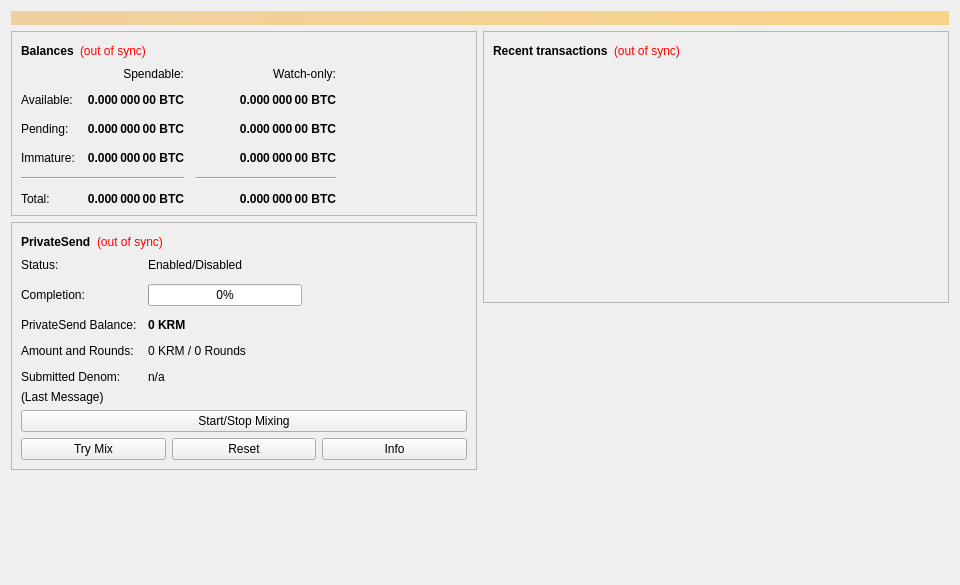
<?xml version="1.0" encoding="UTF-8"?>
<ui version="4.0">
 <class>OverviewPage</class>
 <widget class="QWidget" name="OverviewPage">
  <property name="geometry">
   <rect>
    <x>0</x>
    <y>0</y>
    <width>960</width>
    <height>585</height>
   </rect>
  </property>
  <property name="minimumSize">
   <size>
    <width>960</width>
    <height>0</height>
   </size>
  </property>
  <property name="windowTitle">
   <string>Form</string>
  </property>
  <layout class="QVBoxLayout" name="topLayout">
   <item>
    <widget class="QLabel" name="labelAlerts">
     <property name="visible">
      <bool>false</bool>
     </property>
     <property name="styleSheet">
      <string notr="true">background-color: qlineargradient(x1: 0, y1: 0, x2: 1, y2: 0, stop:0 #F0D0A0, stop:1 #F8D488); color:#000000;</string>
     </property>
     <property name="wordWrap">
      <bool>true</bool>
     </property>
     <property name="margin">
      <number>3</number>
     </property>
    </widget>
   </item>
   <item>
    <layout class="QHBoxLayout" name="horizontalLayout" stretch="1,1">
     <item>
      <layout class="QVBoxLayout" name="verticalLayout_2">
       <item>
        <widget class="QFrame" name="frame">
         <property name="frameShape">
          <enum>QFrame::StyledPanel</enum>
         </property>
         <property name="frameShadow">
          <enum>QFrame::Raised</enum>
         </property>
         <layout class="QVBoxLayout" name="verticalLayout_4">
          <item>
           <layout class="QHBoxLayout" name="horizontalLayout_4">
            <item>
             <widget class="QLabel" name="label_5">
              <property name="font">
               <font>
                <weight>75</weight>
                <bold>true</bold>
               </font>
              </property>
              <property name="text">
               <string>Balances</string>
              </property>
             </widget>
            </item>
            <item>
             <widget class="QLabel" name="labelWalletStatus">
              <property name="toolTip">
               <string>The displayed information may be out of date. Your wallet automatically synchronizes with the KickerRoom network after a connection is established, but this process has not completed yet.</string>
              </property>
              <property name="styleSheet">
               <string notr="true">QLabel { color: red; }</string>
              </property>
              <property name="text">
               <string notr="true">(out of sync)</string>
              </property>
              <property name="alignment">
               <set>Qt::AlignLeading|Qt::AlignLeft|Qt::AlignVCenter</set>
              </property>
             </widget>
            </item>
            <item>
             <spacer name="horizontalSpacer_3">
              <property name="orientation">
               <enum>Qt::Horizontal</enum>
              </property>
              <property name="sizeHint" stdset="0">
               <size>
                <width>40</width>
                <height>20</height>
               </size>
              </property>
             </spacer>
            </item>
           </layout>
          </item>
          <item>
           <layout class="QGridLayout" name="gridLayout">
            <property name="spacing">
             <number>12</number>
            </property>
            <item row="2" column="2">
             <widget class="QLabel" name="labelWatchPending">
              <property name="font">
               <font>
                <weight>75</weight>
                <bold>true</bold>
               </font>
              </property>
              <property name="cursor">
               <cursorShape>IBeamCursor</cursorShape>
              </property>
              <property name="toolTip">
               <string>Unconfirmed transactions to watch-only addresses</string>
              </property>
              <property name="text">
               <string notr="true">0.000 000 00 BTC</string>
              </property>
              <property name="alignment">
               <set>Qt::AlignRight|Qt::AlignTrailing|Qt::AlignVCenter</set>
              </property>
              <property name="textInteractionFlags">
               <set>Qt::LinksAccessibleByMouse|Qt::TextSelectableByKeyboard|Qt::TextSelectableByMouse</set>
              </property>
             </widget>
            </item>
            <item row="2" column="1">
             <widget class="QLabel" name="labelUnconfirmed">
              <property name="font">
               <font>
                <weight>75</weight>
                <bold>true</bold>
               </font>
              </property>
              <property name="cursor">
               <cursorShape>IBeamCursor</cursorShape>
              </property>
              <property name="toolTip">
               <string>Total of transactions that have yet to be confirmed, and do not yet count toward the spendable balance</string>
              </property>
              <property name="text">
               <string notr="true">0.000 000 00 BTC</string>
              </property>
              <property name="alignment">
               <set>Qt::AlignRight|Qt::AlignTrailing|Qt::AlignVCenter</set>
              </property>
              <property name="textInteractionFlags">
               <set>Qt::LinksAccessibleByMouse|Qt::TextSelectableByKeyboard|Qt::TextSelectableByMouse</set>
              </property>
             </widget>
            </item>
            <item row="3" column="2">
             <widget class="QLabel" name="labelWatchImmature">
              <property name="font">
               <font>
                <weight>75</weight>
                <bold>true</bold>
               </font>
              </property>
              <property name="cursor">
               <cursorShape>IBeamCursor</cursorShape>
              </property>
              <property name="toolTip">
               <string>Mined balance in watch-only addresses that has not yet matured</string>
              </property>
              <property name="text">
               <string notr="true">0.000 000 00 BTC</string>
              </property>
              <property name="alignment">
               <set>Qt::AlignRight|Qt::AlignTrailing|Qt::AlignVCenter</set>
              </property>
              <property name="textInteractionFlags">
               <set>Qt::LinksAccessibleByMouse|Qt::TextSelectableByKeyboard|Qt::TextSelectableByMouse</set>
              </property>
             </widget>
            </item>
            <item row="4" column="0" colspan="2">
             <widget class="Line" name="lineSpendableBalance">
              <property name="orientation">
               <enum>Qt::Horizontal</enum>
              </property>
             </widget>
            </item>
            <item row="4" column="2">
             <widget class="Line" name="lineWatchBalance">
              <property name="sizePolicy">
               <sizepolicy hsizetype="Preferred" vsizetype="Fixed">
                <horstretch>0</horstretch>
                <verstretch>0</verstretch>
               </sizepolicy>
              </property>
              <property name="minimumSize">
               <size>
                <width>140</width>
                <height>0</height>
               </size>
              </property>
              <property name="orientation">
               <enum>Qt::Horizontal</enum>
              </property>
             </widget>
            </item>
            <item row="5" column="0">
             <widget class="QLabel" name="labelTotalText">
              <property name="text">
               <string>Total:</string>
              </property>
             </widget>
            </item>
            <item row="3" column="1">
             <widget class="QLabel" name="labelImmature">
              <property name="font">
               <font>
                <weight>75</weight>
                <bold>true</bold>
               </font>
              </property>
              <property name="cursor">
               <cursorShape>IBeamCursor</cursorShape>
              </property>
              <property name="toolTip">
               <string>Mined balance that has not yet matured</string>
              </property>
              <property name="text">
               <string notr="true">0.000 000 00 BTC</string>
              </property>
              <property name="alignment">
               <set>Qt::AlignRight|Qt::AlignTrailing|Qt::AlignVCenter</set>
              </property>
              <property name="textInteractionFlags">
               <set>Qt::LinksAccessibleByMouse|Qt::TextSelectableByKeyboard|Qt::TextSelectableByMouse</set>
              </property>
             </widget>
            </item>
            <item row="2" column="3">
             <spacer name="horizontalSpacer_2">
              <property name="orientation">
               <enum>Qt::Horizontal</enum>
              </property>
              <property name="sizeHint" stdset="0">
               <size>
                <width>40</width>
                <height>20</height>
               </size>
              </property>
             </spacer>
            </item>
            <item row="3" column="0">
             <widget class="QLabel" name="labelImmatureText">
              <property name="text">
               <string>Immature:</string>
              </property>
             </widget>
            </item>
            <item row="5" column="1">
             <widget class="QLabel" name="labelTotal">
              <property name="font">
               <font>
                <weight>75</weight>
                <bold>true</bold>
               </font>
              </property>
              <property name="cursor">
               <cursorShape>IBeamCursor</cursorShape>
              </property>
              <property name="toolTip">
               <string>Your current total balance</string>
              </property>
              <property name="text">
               <string notr="true">0.000 000 00 BTC</string>
              </property>
              <property name="alignment">
               <set>Qt::AlignRight|Qt::AlignTrailing|Qt::AlignVCenter</set>
              </property>
              <property name="textInteractionFlags">
               <set>Qt::LinksAccessibleByMouse|Qt::TextSelectableByKeyboard|Qt::TextSelectableByMouse</set>
              </property>
             </widget>
            </item>
            <item row="5" column="2">
             <widget class="QLabel" name="labelWatchTotal">
              <property name="font">
               <font>
                <weight>75</weight>
                <bold>true</bold>
               </font>
              </property>
              <property name="cursor">
               <cursorShape>IBeamCursor</cursorShape>
              </property>
              <property name="toolTip">
               <string>Current total balance in watch-only addresses</string>
              </property>
              <property name="text">
               <string notr="true">0.000 000 00 BTC</string>
              </property>
              <property name="alignment">
               <set>Qt::AlignRight|Qt::AlignTrailing|Qt::AlignVCenter</set>
              </property>
              <property name="textInteractionFlags">
               <set>Qt::LinksAccessibleByMouse|Qt::TextSelectableByKeyboard|Qt::TextSelectableByMouse</set>
              </property>
             </widget>
            </item>
            <item row="0" column="2">
             <widget class="QLabel" name="labelWatchonly">
              <property name="text">
               <string>Watch-only:</string>
              </property>
              <property name="alignment">
               <set>Qt::AlignRight|Qt::AlignTrailing|Qt::AlignVCenter</set>
              </property>
             </widget>
            </item>
            <item row="1" column="0">
             <widget class="QLabel" name="labelBalanceText">
              <property name="text">
               <string>Available:</string>
              </property>
             </widget>
            </item>
            <item row="1" column="1">
             <widget class="QLabel" name="labelBalance">
              <property name="font">
               <font>
                <weight>75</weight>
                <bold>true</bold>
               </font>
              </property>
              <property name="cursor">
               <cursorShape>IBeamCursor</cursorShape>
              </property>
              <property name="toolTip">
               <string>Your current spendable balance</string>
              </property>
              <property name="text">
               <string notr="true">0.000 000 00 BTC</string>
              </property>
              <property name="alignment">
               <set>Qt::AlignRight|Qt::AlignTrailing|Qt::AlignVCenter</set>
              </property>
              <property name="textInteractionFlags">
               <set>Qt::LinksAccessibleByMouse|Qt::TextSelectableByKeyboard|Qt::TextSelectableByMouse</set>
              </property>
             </widget>
            </item>
            <item row="1" column="2">
             <widget class="QLabel" name="labelWatchAvailable">
              <property name="font">
               <font>
                <weight>75</weight>
                <bold>true</bold>
               </font>
              </property>
              <property name="cursor">
               <cursorShape>IBeamCursor</cursorShape>
              </property>
              <property name="toolTip">
               <string>Your current balance in watch-only addresses</string>
              </property>
              <property name="text">
               <string notr="true">0.000 000 00 BTC</string>
              </property>
              <property name="alignment">
               <set>Qt::AlignRight|Qt::AlignTrailing|Qt::AlignVCenter</set>
              </property>
              <property name="textInteractionFlags">
               <set>Qt::LinksAccessibleByMouse|Qt::TextSelectableByKeyboard|Qt::TextSelectableByMouse</set>
              </property>
             </widget>
            </item>
            <item row="2" column="0">
             <widget class="QLabel" name="labelPendingText">
              <property name="text">
               <string>Pending:</string>
              </property>
             </widget>
            </item>
            <item row="0" column="1">
             <widget class="QLabel" name="labelSpendable">
              <property name="text">
               <string>Spendable:</string>
              </property>
              <property name="alignment">
               <set>Qt::AlignRight|Qt::AlignTrailing|Qt::AlignVCenter</set>
              </property>
             </widget>
            </item>
           </layout>
          </item>
         </layout>
        </widget>
       </item>
       <item>
        <widget class="QFrame" name="framePrivateSend">
         <property name="layoutDirection">
          <enum>Qt::LeftToRight</enum>
         </property>
         <property name="frameShape">
          <enum>QFrame::StyledPanel</enum>
         </property>
         <property name="frameShadow">
          <enum>QFrame::Raised</enum>
         </property>
         <layout class="QVBoxLayout" name="VerticalLayout_PS1">
          <item>
           <layout class="QHBoxLayout" name="horizontalLayout_5">
            <item>
             <widget class="QLabel" name="labelPrivateSendHeader">
              <property name="font">
               <font>
                <weight>75</weight>
                <bold>true</bold>
               </font>
              </property>
              <property name="text">
               <string>PrivateSend</string>
              </property>
             </widget>
            </item>
            <item>
             <widget class="QLabel" name="labelPrivateSendSyncStatus">
              <property name="toolTip">
               <string>The displayed information may be out of date. Your wallet automatically synchronizes with the KickerRoom network after a connection is established, but this process has not completed yet.</string>
              </property>
              <property name="styleSheet">
               <string notr="true">QLabel { color: red; }</string>
              </property>
              <property name="text">
               <string notr="true">(out of sync)</string>
              </property>
              <property name="alignment">
               <set>Qt::AlignLeading|Qt::AlignLeft|Qt::AlignVCenter</set>
              </property>
             </widget>
            </item>
            <item>
             <spacer name="horizontalSpacer_4">
              <property name="orientation">
               <enum>Qt::Horizontal</enum>
              </property>
              <property name="sizeHint" stdset="0">
               <size>
                <width>40</width>
                <height>20</height>
               </size>
              </property>
             </spacer>
            </item>
           </layout>
          </item>
          <item>
           <layout class="QFormLayout" name="privateSendFormLayout">
            <property name="fieldGrowthPolicy">
             <enum>QFormLayout::AllNonFixedFieldsGrow</enum>
            </property>
            <property name="horizontalSpacing">
             <number>11</number>
            </property>
            <property name="verticalSpacing">
             <number>12</number>
            </property>
            <item row="0" column="0">
             <widget class="QLabel" name="labelPrivateSendEnabledText">
              <property name="text">
               <string>Status:</string>
              </property>
             </widget>
            </item>
            <item row="0" column="1">
             <widget class="QLabel" name="labelPrivateSendEnabled">
              <property name="text">
               <string>Enabled/Disabled</string>
              </property>
             </widget>
            </item>
            <item row="1" column="0">
             <widget class="QLabel" name="labelCompletitionText">
              <property name="text">
               <string>Completion:</string>
              </property>
             </widget>
            </item>
            <item row="1" column="1">
             <widget class="QProgressBar" name="privateSendProgress">
              <property name="maximumSize">
               <size>
                <width>154</width>
                <height>16777215</height>
               </size>
              </property>
              <property name="value">
               <number>0</number>
              </property>
             </widget>
            </item>
            <item row="2" column="0">
             <widget class="QLabel" name="labelAnonymizedText">
              <property name="text">
               <string>PrivateSend Balance:</string>
              </property>
             </widget>
            </item>
            <item row="2" column="1">
             <widget class="QLabel" name="labelAnonymized">
              <property name="font">
               <font>
                <weight>75</weight>
                <bold>true</bold>
               </font>
              </property>
              <property name="text">
               <string notr="true">0 KRM</string>
              </property>
             </widget>
            </item>
            <item row="3" column="0">
             <widget class="QLabel" name="labelAmountAndRoundsText">
              <property name="text">
               <string>Amount and Rounds:</string>
              </property>
             </widget>
            </item>
            <item row="3" column="1">
             <widget class="QLabel" name="labelAmountRounds">
              <property name="text">
               <string>0 KRM / 0 Rounds</string>
              </property>
             </widget>
            </item>
            <item row="4" column="0">
             <widget class="QLabel" name="labelSubmittedDenomText">
              <property name="text">
               <string>Submitted Denom:</string>
              </property>
             </widget>
            </item>
            <item row="4" column="1">
             <widget class="QLabel" name="labelSubmittedDenom">
              <property name="toolTip">
               <string>The denominations you submitted to the Masternode.&lt;br&gt;To mix, other users must submit the exact same denominations.</string>
              </property>
              <property name="text">
               <string>n/a</string>
              </property>
             </widget>
            </item>
           </layout>
          </item>
          <item>
           <layout class="QVBoxLayout" name="VerticalLayout_PS">
            <item>
             <widget class="QLabel" name="labelPrivateSendLastMessage">
              <property name="text">
               <string>(Last Message)</string>
              </property>
              <property name="alignment">
               <set>Qt::AlignLeading|Qt::AlignLeft|Qt::AlignTop</set>
              </property>
              <property name="wordWrap">
               <bool>true</bool>
              </property>
             </widget>
            </item>
            <item>
             <widget class="QPushButton" name="togglePrivateSend">
              <property name="sizePolicy">
               <sizepolicy hsizetype="MinimumExpanding" vsizetype="Fixed">
                <horstretch>0</horstretch>
                <verstretch>0</verstretch>
               </sizepolicy>
              </property>
              <property name="text">
               <string>Start/Stop Mixing</string>
              </property>
             </widget>
            </item>
            <item>
             <layout class="QHBoxLayout" name="horizontalLayout_debugbuttons">
              <item>
               <widget class="QPushButton" name="privateSendAuto">
                <property name="sizePolicy">
                 <sizepolicy hsizetype="MinimumExpanding" vsizetype="Fixed">
                  <horstretch>0</horstretch>
                  <verstretch>0</verstretch>
                 </sizepolicy>
                </property>
                <property name="toolTip">
                 <string>Try to manually submit a PrivateSend request.</string>
                </property>
                <property name="text">
                 <string>Try Mix</string>
                </property>
               </widget>
              </item>
              <item>
               <widget class="QPushButton" name="privateSendReset">
                <property name="sizePolicy">
                 <sizepolicy hsizetype="MinimumExpanding" vsizetype="Fixed">
                  <horstretch>0</horstretch>
                  <verstretch>0</verstretch>
                 </sizepolicy>
                </property>
                <property name="toolTip">
                 <string>Reset the current status of PrivateSend (can interrupt PrivateSend if it's in the process of Mixing, which can cost you money!)</string>
                </property>
                <property name="autoFillBackground">
                 <bool>false</bool>
                </property>
                <property name="text">
                 <string>Reset</string>
                </property>
               </widget>
              </item>
              <item>
               <widget class="QPushButton" name="privateSendInfo">
                <property name="sizePolicy">
                 <sizepolicy hsizetype="MinimumExpanding" vsizetype="Fixed">
                  <horstretch>0</horstretch>
                  <verstretch>0</verstretch>
                 </sizepolicy>
                </property>
                <property name="toolTip">
                 <string>Information about PrivateSend and Mixing</string>
                </property>
                <property name="text">
                 <string>Info</string>
                </property>
               </widget>
              </item>
             </layout>
            </item>
           </layout>
          </item>
         </layout>
        </widget>
       </item>
       <item>
        <spacer name="verticalSpacer">
         <property name="orientation">
          <enum>Qt::Vertical</enum>
         </property>
         <property name="sizeHint" stdset="0">
          <size>
           <width>20</width>
           <height>40</height>
          </size>
         </property>
        </spacer>
       </item>
      </layout>
     </item>
     <item>
      <layout class="QVBoxLayout" name="verticalLayout_3">
       <item>
        <widget class="QFrame" name="frame_2">
         <property name="frameShape">
          <enum>QFrame::StyledPanel</enum>
         </property>
         <property name="frameShadow">
          <enum>QFrame::Raised</enum>
         </property>
         <layout class="QVBoxLayout" name="verticalLayout">
          <item>
           <layout class="QHBoxLayout" name="horizontalLayout_2">
            <item>
             <widget class="QLabel" name="label_4">
              <property name="font">
               <font>
                <weight>75</weight>
                <bold>true</bold>
               </font>
              </property>
              <property name="text">
               <string>Recent transactions</string>
              </property>
             </widget>
            </item>
            <item>
             <widget class="QLabel" name="labelTransactionsStatus">
              <property name="toolTip">
               <string>The displayed information may be out of date. Your wallet automatically synchronizes with the KickerRoom network after a connection is established, but this process has not completed yet.</string>
              </property>
              <property name="styleSheet">
               <string notr="true">QLabel { color: red; }</string>
              </property>
              <property name="text">
               <string notr="true">(out of sync)</string>
              </property>
              <property name="alignment">
               <set>Qt::AlignLeading|Qt::AlignLeft|Qt::AlignVCenter</set>
              </property>
             </widget>
            </item>
            <item>
             <spacer name="horizontalSpacer">
              <property name="orientation">
               <enum>Qt::Horizontal</enum>
              </property>
              <property name="sizeHint" stdset="0">
               <size>
                <width>40</width>
                <height>20</height>
               </size>
              </property>
             </spacer>
            </item>
           </layout>
          </item>
          <item>
           <widget class="QListView" name="listTransactions">
            <property name="styleSheet">
             <string notr="true">QListView { background: transparent; }</string>
            </property>
            <property name="frameShape">
             <enum>QFrame::NoFrame</enum>
            </property>
            <property name="verticalScrollBarPolicy">
             <enum>Qt::ScrollBarAlwaysOff</enum>
            </property>
            <property name="horizontalScrollBarPolicy">
             <enum>Qt::ScrollBarAlwaysOff</enum>
            </property>
            <property name="selectionMode">
             <enum>QAbstractItemView::NoSelection</enum>
            </property>
           </widget>
          </item>
         </layout>
        </widget>
       </item>
       <item>
        <spacer name="verticalSpacer_2">
         <property name="orientation">
          <enum>Qt::Vertical</enum>
         </property>
         <property name="sizeHint" stdset="0">
          <size>
           <width>20</width>
           <height>40</height>
          </size>
         </property>
        </spacer>
       </item>
      </layout>
     </item>
    </layout>
   </item>
  </layout>
 </widget>
 <resources/>
 <connections/>
</ui>
